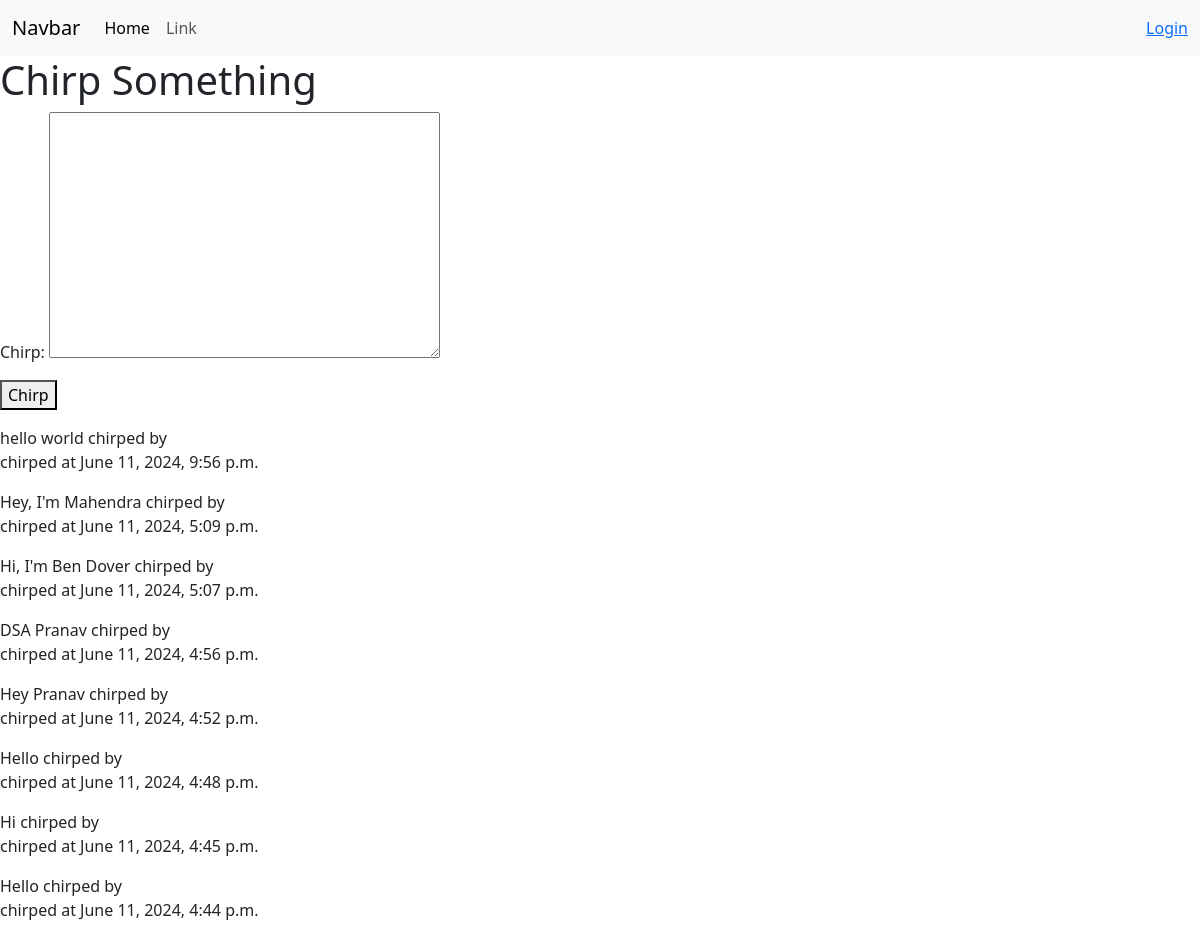
Before: / with the older database file.
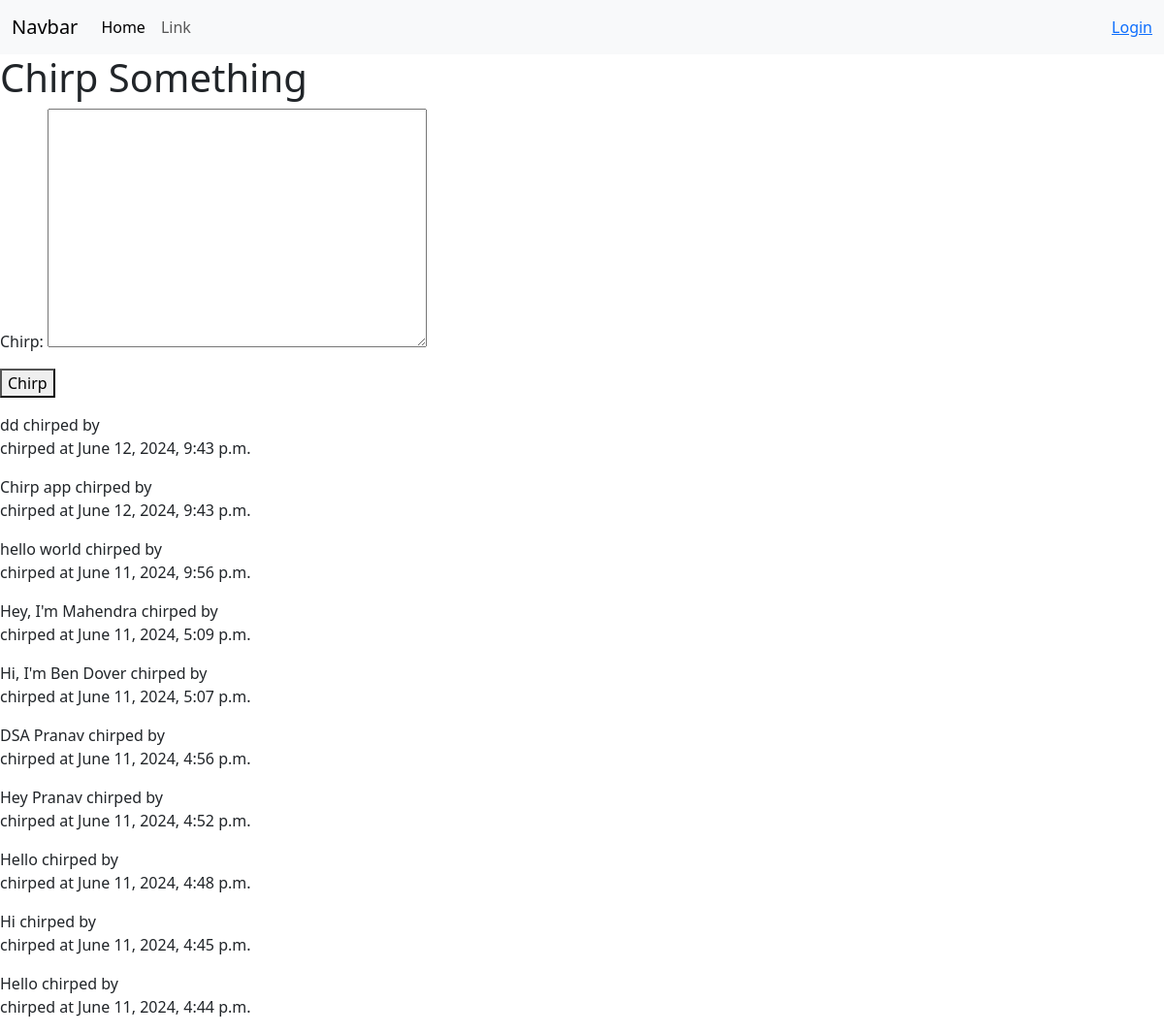
After: the same page with the newer database file.
### base/models.py (models this page shows, shortened)
class Chirp(models.Model):
    chirp = models.TextField(max_length=1000, blank=True, null=True)
    author = models.ForeignKey(CustomUser, on_delete=models.CASCADE)
    created = models.DateTimeField(auto_now_add=True)

### base/views.py (the view)
# urls.py: path("", views.home_view, name="home"),
def home_view(request):
    user = request.user
    if request.method == 'POST':
        form = ChirpForm(request.POST)
        if form.is_valid():
            chirp = form.save(commit=False)
            chirp.author = user
            chirp.save()
            return redirect('home')
    else:
        form = ChirpForm()
    chirps = Chirp.objects.all().order_by('-created')
    return render(request, 'home.html', {'form': form, 'chirps': chirps})

### base/forms.py
class ChirpForm(forms.ModelForm):
    class Meta:
        model = Chirp
        fields = ['chirp']

### base/templates/home.html (shortened to what this page needs)
{% extends 'index.html' %}
{% block content %}
<form action="{% url 'home' %}" method="post" >
    <h1>Chirp Something</h1>
    {{form.as_p}}
    <button type="submit">Chirp</button>
</form>
{% for chirp in chirps %}
<div>
    {{chirp.chirp}}
    chirped by <a href="{% url 'user_profile' chirp.author.username %}" style="text-decoration:None;">{{chirp.tweeted_by.username}}</a>
    <p>chirped at {{chirp.created}}</p>
</div>
{% endfor %}
{% endblock %}

### base/templates/index.html (shortened to what this page needs)
{% load static %}
<link href="https://cdn.jsdelivr.net/npm/bootstrap@5.3.3/dist/css/bootstrap.min.css" rel="stylesheet">
{% if not request.path == '/login/' %}
    {% include 'navbar.html' %}
{% endif %}
{% block content %}
{% endblock %}

### base/templates/navbar.html (shortened to what this page needs)
<nav class="navbar navbar-expand-lg bg-body-tertiary">
    <div class="container-fluid">
      <a class="navbar-brand" href="#">Navbar</a>
      <div class="collapse navbar-collapse" id="navbarSupportedContent">
        <ul class="navbar-nav me-auto mb-2 mb-lg-0">
          <li class="nav-item">
            <a class="nav-link active" aria-current="page" href="#">Home</a>
          </li>
          <li class="nav-item">
            <a class="nav-link" href="#">Link</a>
          </li>
        </ul>
        {% if request.user.is_authenticated %}
        <a href="{% url 'logout' %}" class="btn btn-primary">Logout</a>
        {% else %}
        <a href="{% url 'login' %}">Login</a>
        {% endif %}
      </div>
    </div>
  </nav>

Changed rows visible on the page:
added Chirp: chirp "dd", created "June 12, 2024, 9:43 p.m."
added Chirp: chirp "Chirp app", created "June 12, 2024, 9:43 p.m."
